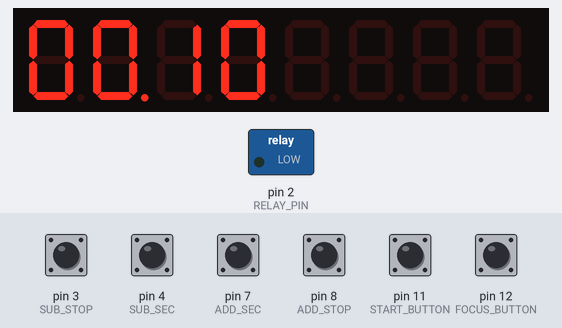
This sketch was run on a simulated Arduino Uno, built with avr-gcc and run on an emulated ATmega328P. Parts: 8-digit seven-segment display, switched loads named in the sketch (green lamp = pin HIGH). Inputs (shaded band) come from the test bench; at power-on: pin 3 (SUB_STOP), pin 4 (SUB_SEC), pin 7 (ADD_SEC), pin 8 (ADD_STOP), pin 11 (START_BUTTON), pin 12 (FOCUS_BUTTON) HIGH.

Above: at 1.2 s.
1.3 s: pin 11 (START_BUTTON) pulled LOW for 0.15 s
At 1.9 s:
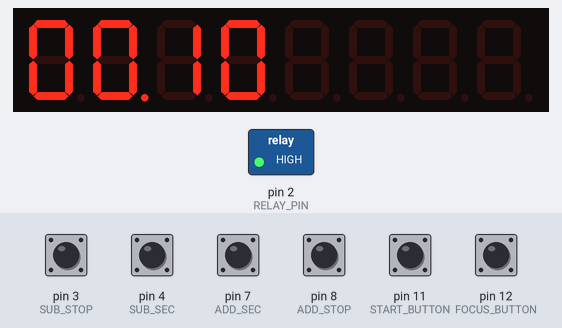
At 12.1 s:
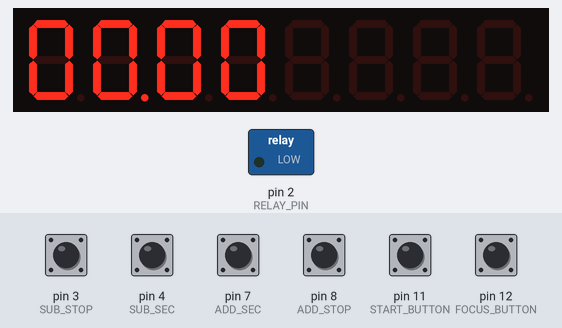
Timing chart, 0 to 12.8 s (numbered marks = the images above; inputs shaded):
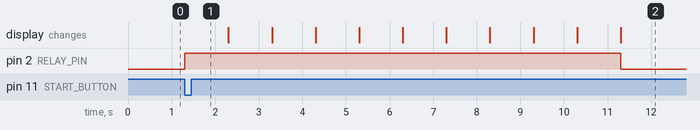

Measured:
- after the input at 1.3 s, pin 2 (RELAY_PIN): LOW → HIGH at once, → LOW 10.0 s later

The sketch:

arduino-darkroom-enlarger-timer.ino
```cpp
// (licence header left out)
#include "LedControl.h"
#include <Wire.h>


#define DEBUG 0

#if DEBUG
  #define debug(x) Serial.print(x)
  #define debugln(x) Serial.println(x)
#else
  #define debug(x)
  #define debugln(x)
#endif


const int START_BUTTON = 11;
const int FOCUS_BUTTON = 12;

const int RELAY_PIN = 2;

const int SUB_STOP = 3;
const int SUB_SEC = 4;
const int ADD_SEC = 7;
const int ADD_STOP = 8;

const int LOAD = 10; //CS
const int DATA_IN = 9;
const int CLK = 6;

// init the 8-digit display
// dat, clk, load, num of MAX72xx modules
LedControl lc=LedControl(DATA_IN, CLK, LOAD, 1);

unsigned int time = 10;

// time_c is for the countdown time, keeping the original time intact for reference
unsigned int time_c;

unsigned long buttonDelay = 300; // Minimum delay between button presses (in milliseconds)
unsigned long lastButtonPress = 0; // Store the last time a button was pressed
unsigned long currentMillis = 0; // current time

unsigned long previousMillis = 0; // Will store the last time the countdown updated
bool countdownRunning = false; // Flag to track whether countdown is running

void setup() {

  pinMode(RELAY_PIN, OUTPUT);

  pinMode(START_BUTTON, INPUT_PULLUP);
  pinMode(FOCUS_BUTTON, INPUT_PULLUP);

  pinMode(SUB_STOP, INPUT_PULLUP);
  pinMode(ADD_STOP, INPUT_PULLUP);
  pinMode(SUB_SEC, INPUT_PULLUP);
  pinMode(ADD_SEC, INPUT_PULLUP);


  // The MAX72XX is in power-saving mode on startup,
  // we have to do a wakeup call

  lc.shutdown(0,false);
  // Set the brightness to lowest setting to avoid burning your paper
  lc.setIntensity(0,0);
  // and clear the display
  lc.clearDisplay(0);

  displayTime(time);

  Serial.begin(9600);
  debug("Setup complete");
}

void loop() {

  currentMillis = millis();

  // Prioritize countdown
  // If countdown is running, update the display every second
  if (countdownRunning) {

    // countdown check
    if (time_c < 1 || time_c > time) { // time_c > time is usefull to account for overflow since time variables are unsigned
      countdownRunning = false; // Stop the countdown when it reaches 0

      // turn off enlarger head
      stopEnlarger();

      // start debounce timer
      debounceStart();

      // reset the displayed time
      time_c = time;
    }

    // Only update display clock every second
    if (currentMillis - previousMillis >= 1000) {
      previousMillis = currentMillis;
      time_c--;
      displayTime(time_c); // Update the display
    }

  } else {

    // Button handling

    // Adding minimum delay to avoid registering the same press multiple times
    if (debounceOk()){

      // Check start button
      if (digitalRead(START_BUTTON) == LOW && time>0) {
        // The countdown is started here and anything that needs to be initialized should be put in here
        debounceStart();
        debugln("timer started");

        countdownRunning = true; // start countdown
        time_c = time;
        startEnlarger();
        previousMillis = millis();
      }

      // Check focus button
      if (digitalRead(FOCUS_BUTTON) == LOW){
        debounceStart();

        debug("focus button pressed");
        toggleEnlarger();
      }

      // Check time buttons
      if (digitalRead(SUB_SEC) == LOW && time>0) {
        debounceStart();
        time--;
        displayTime(time);
      }
      if (digitalRead(ADD_SEC) == LOW && time<9999){
        debounceStart();
        time++;
        displayTime(time);
      }
      if (digitalRead(SUB_STOP) == LOW && time>0){
        debounceStart();
        time/=2;
        displayTime(time);
      }
      if (digitalRead(ADD_STOP) == LOW && time<4999){
        debounceStart();
        time*=2;
        displayTime(time);
      }
    }

  }

}

void displayTime(int x) {

  debug("time remaining: ");
  debugln(x);

  lc.clearDisplay(0);

  int minutes = x / 60;
  int seconds = x % 60;

  int m1 = minutes / 10;
  int m2 = minutes % 10;
  int s1 = seconds / 10;
  int s2 = seconds % 10;

  // Example: 03:45 → m1=0, m2=3, s1=4, s2=5
  // We'll display it on digits 7 to 4 (left side of the display)

  lc.setDigit(0, 7, m1, false);            // Minutes tens
  lc.setDigit(0, 6, m2, true);             // Minutes units + colon (using decimal point)
  lc.setDigit(0, 5, s1, false);            // Seconds tens
  lc.setDigit(0, 4, s2, false);            // Seconds units

  // Optional: Clear remaining digits (3 to 0)
  for (int i = 0; i < 4; i++) {
    lc.setChar(0, i, ' ', false);          // Blank
  }
}

void debounceStart(){
  lastButtonPress = currentMillis;
}

bool debounceOk(){
  return currentMillis - lastButtonPress > buttonDelay;
}

void startEnlarger(){
  digitalWrite(RELAY_PIN, HIGH);
}

void stopEnlarger(){
  digitalWrite(RELAY_PIN, LOW);
}

void toggleEnlarger(){
  // oneliner toggle
  digitalWrite(RELAY_PIN, !digitalRead(RELAY_PIN));
}
```
